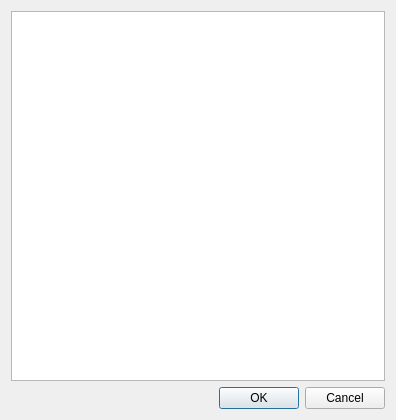
<?xml version="1.0" encoding="UTF-8"?>
<ui version="4.0">
 <class>TraceImportDialog</class>
 <widget class="QDialog" name="TraceImportDialog">
  <property name="geometry">
   <rect>
    <x>0</x>
    <y>0</y>
    <width>396</width>
    <height>420</height>
   </rect>
  </property>
  <property name="windowTitle">
   <string>Import Traces</string>
  </property>
  <layout class="QVBoxLayout" name="verticalLayout">
   <item>
    <widget class="QTableView" name="tableView">
     <attribute name="horizontalHeaderCascadingSectionResizes">
      <bool>false</bool>
     </attribute>
     <attribute name="horizontalHeaderMinimumSectionSize">
      <number>21</number>
     </attribute>
     <attribute name="horizontalHeaderDefaultSectionSize">
      <number>80</number>
     </attribute>
     <attribute name="horizontalHeaderStretchLastSection">
      <bool>true</bool>
     </attribute>
     <attribute name="verticalHeaderVisible">
      <bool>false</bool>
     </attribute>
    </widget>
   </item>
   <item>
    <widget class="QDialogButtonBox" name="buttonBox">
     <property name="orientation">
      <enum>Qt::Horizontal</enum>
     </property>
     <property name="standardButtons">
      <set>QDialogButtonBox::Cancel|QDialogButtonBox::Ok</set>
     </property>
    </widget>
   </item>
  </layout>
 </widget>
 <resources/>
 <connections>
  <connection>
   <sender>buttonBox</sender>
   <signal>accepted()</signal>
   <receiver>TraceImportDialog</receiver>
   <slot>accept()</slot>
   <hints>
    <hint type="sourcelabel">
     <x>248</x>
     <y>254</y>
    </hint>
    <hint type="destinationlabel">
     <x>157</x>
     <y>274</y>
    </hint>
   </hints>
  </connection>
  <connection>
   <sender>buttonBox</sender>
   <signal>rejected()</signal>
   <receiver>TraceImportDialog</receiver>
   <slot>reject()</slot>
   <hints>
    <hint type="sourcelabel">
     <x>316</x>
     <y>260</y>
    </hint>
    <hint type="destinationlabel">
     <x>286</x>
     <y>274</y>
    </hint>
   </hints>
  </connection>
 </connections>
</ui>
